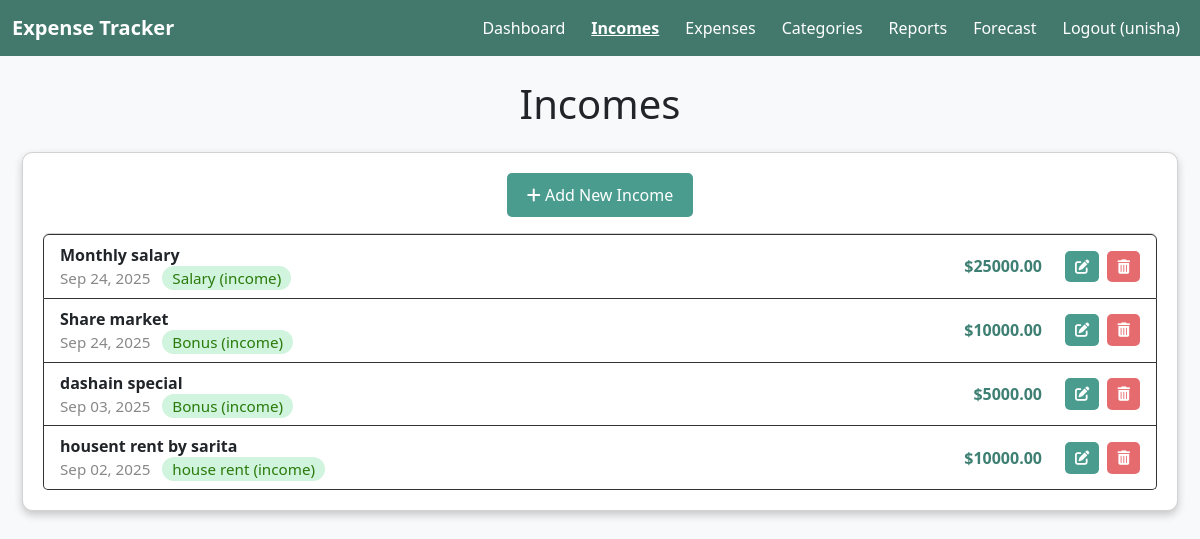
Page /tracker/incomes/ (signed in) on the committed database.
### tracker/models.py (models this page shows, shortened)
class Income(models.Model):
    amount = models.DecimalField(max_digits=10, decimal_places=2)
    date = models.DateField()
    category = models.ForeignKey(Category, on_delete=models.CASCADE, limit_choices_to={'type': 'income'})
    description = models.TextField(blank=True)
    user = models.ForeignKey(User, on_delete=models.CASCADE)

class Category(models.Model):
    name = models.CharField(max_length=100)
    type = models.CharField(
        max_length=10,
        choices=[('income', 'Income'), ('expense', 'Expense')],
        default='expense'
    )
    user = models.ForeignKey(User, on_delete=models.CASCADE)
    def __str__(self):
        return f"{self.name} ({self.type})"

### tracker/views.py (the view)
# urls.py: path('incomes/', views.income_list, name='income_list'),
@login_required
def income_list(request):
    query = request.GET.get('q')
    incomes = Income.objects.filter(user=request.user)
    if query:
        incomes = incomes.filter(Q(description__icontains=query) | Q(category__name__icontains=query))
    return render(request, 'tracker/income_list.html', {'incomes': incomes})

### tracker/templates/tracker/income_list.html (shortened to what this page needs)
{% extends 'tracker/base.html' %}
{% block content %}
<link rel="stylesheet" href="https://cdnjs.cloudflare.com/ajax/libs/font-awesome/6.4.0/css/all.min.css">
<h1 class="text-center mb-4">Incomes</h1>
<div class="card">
    <div class="text-center mb-3">
        <a href="{% url 'income_create' %}" class="btn"><i class="fas fa-plus"></i> Add New Income</a>
    </div>
    <ul class="list-group">
        {% for income in incomes %}
        <li class="list-group-item">
            <div class="income-details">
                <strong>{{ income.description }}</strong>
                <span class="income-meta">
                    {{ income.date|date:"M d, Y" }}
                    <span class="category-badge">{{ income.category }}</span>
                </span>
            </div>
            <div class="actions">
                <span class="amount">${{ income.amount|floatformat:2 }}</span>
                <a href="{% url 'income_update' income.id %}" class="btn btn-sm" title="Edit">
                    <i class="fas fa-edit"></i>
                </a>
                <a href="{% url 'income_delete' income.id %}" class="btn btn-sm btn-danger" title="Delete" onclick="return confirm('Are you sure you want to delete this income?');">
                    <i class="fas fa-trash-alt"></i>
                </a>
            </div>
        </li>
        {% empty %}
        <li class="list-group-item empty-illustration">
            <i class="fas fa-wallet"></i>
            <div>No incomes found. Start by adding a new one!</div>
        </li>
        {% endfor %}
    </ul>
</div>
{% endblock %}

### tracker/templates/tracker/base.html (shortened to what this page needs)
<!DOCTYPE html>
<html>
<head>
    <link href="https://cdn.jsdelivr.net/npm/bootstrap@5.3.0/dist/css/bootstrap.min.css" rel="stylesheet">
</head>
<body>
    <nav class="navbar navbar-expand-lg">
        <div class="container-fluid">
            <a class="navbar-brand" href="{% url 'dashboard' %}">Expense Tracker</a>
            <div class="collapse navbar-collapse" id="navbarNav">
                <ul class="navbar-nav ms-auto">
                    {% if user.is_authenticated %}
                    <li class="nav-item"><a class="nav-link {% if request.resolver_match.url_name == 'dashboard' %}active{% endif %}" href="{% url 'dashboard' %}">Dashboard</a></li>
                    <li class="nav-item"><a class="nav-link {% if request.resolver_match.url_name == 'income_list' %}active{% endif %}" href="{% url 'income_list' %}">Incomes</a></li>
                    <li class="nav-item"><a class="nav-link {% if request.resolver_match.url_name == 'expense_list' %}active{% endif %}" href="{% url 'expense_list' %}">Expenses</a></li>
                    <li class="nav-item"><a class="nav-link {% if request.resolver_match.url_name == 'category_list' %}active{% endif %}" href="{% url 'category_list' %}">Categories</a></li>
                    <li class="nav-item"><a class="nav-link {% if request.resolver_match.url_name == 'reports' %}active{% endif %}" href="{% url 'reports' %}">Reports</a></li>
                    <li class="nav-item"><a class="nav-link {% if request.resolver_match.url_name == 'forecast' %}active{% endif %}" href="{% url 'forecast' %}">Forecast</a></li>
                    <li class="nav-item"><a class="nav-link" href="{% url 'logout' %}">Logout ({{ user.username }})</a></li>
                    {% endif %}
                </ul>
            </div>
        </div>
    </nav>
    <div class="container mt-4">
        {% block content %}
        {% endblock %}
    </div>
</body>
</html>

### tracker/templates/tracker/base.html (style rules this page uses)
body { background-color: #f8f9fa; }
.container { max-width: 1200px; }
.navbar { background-color: #43796D !important; }
.navbar-brand { font-weight: bold; color: #ffffff !important; }
.navbar .nav-link { color: #ffffff !important; font-weight: 500; margin-left: 10px; }
.navbar .nav-link.active { text-decoration: underline; font-weight: bold; }

### tracker/templates/tracker/income_list.html (style rules this page uses)
.card { background: #fff; border-radius: 10px; padding: 20px; margin: 10px; box-shadow: 0 4px 8px rgba(0,0,0,0.2); }
.btn { background-color: #4a9c8f; border: none; border-radius: 5px; padding: 10px 20px; color: #fff; }
.btn-danger { background-color: #e56b6f; }
.btn-sm { padding: 5px 10px; font-size: 0.9rem; }
.list-group-item { background-color: #fff; border-color: #333; display: flex; justify-content: space-between; align-items: center; transition: background 0.2s; }
.income-details { display: flex; flex-direction: column; }
.income-meta { color: #888; font-size: 0.95rem; }
.category-badge { background: #d0f4de; color: #2b7a0b; border-radius: 12px; padding: 2px 10px; font-size: 0.95rem; margin-left: 8px; }
.amount { font-weight: bold; color: #3d7f72; margin-right: 15px; }
.actions { display: flex; gap: 8px; align-items: center; }

### rows in the picture
Income: description "Monthly salary", date "Sep 24, 2025", category "Salary (income)", amount "25000.00"
Income: description "Share market", date "Sep 24, 2025", category "Bonus (income)", amount "10000.00"
Income: description "dashain special", date "Sep 03, 2025", category "Bonus (income)", amount "5000.00"
Income: description "housent rent by sarita", date "Sep 02, 2025", category "house rent (income)", amount "10000.00"

### other values in the picture
{{ user.username }} "unisha"
